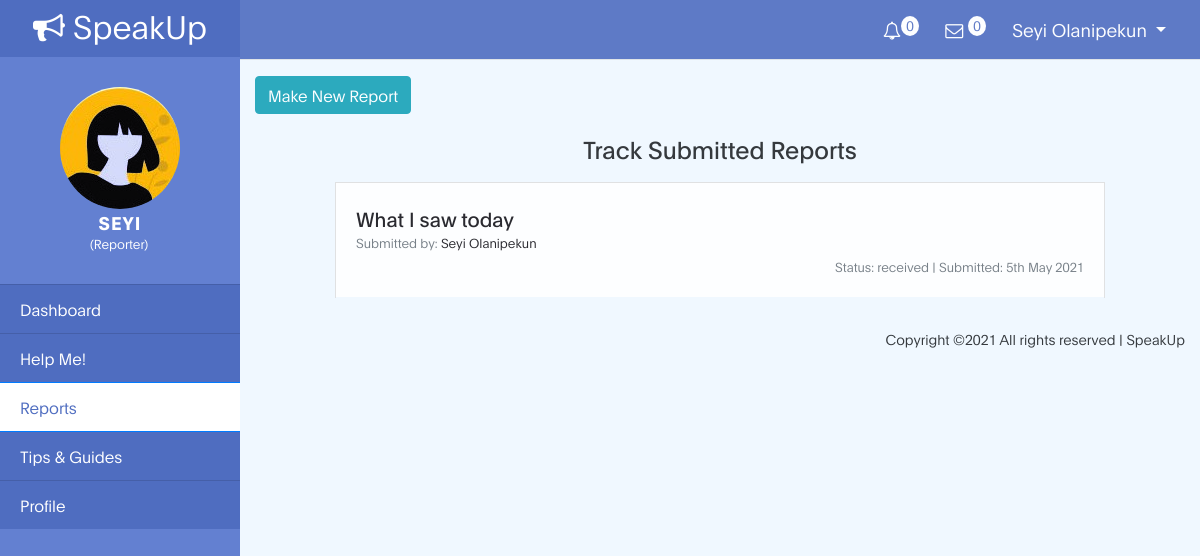
/app/reports (signed in), run on the app's committed database.
### tables this page shows
CREATE TABLE `users` (
  `user_id` int(11) NOT NULL,
  `user_type` text NOT NULL,
  `assigned` int(11) NOT NULL,
  `lastname` text NOT NULL,
  `firstname` text NOT NULL,
  `email` text NOT NULL,
  `phone` text DEFAULT NULL,
  `gender` text DEFAULT NULL,
  `status` text NOT NULL,
  `badge` text NOT NULL,
  `dob` date DEFAULT NULL,
  `state` text DEFAULT NULL,
  `address` text DEFAULT NULL,
  `occupation` text DEFAULT NULL,
  `organization` text DEFAULT NULL,
  `position` text DEFAULT NULL,
  `cv` varchar(225) DEFAULT NULL,
  `motive` text DEFAULT NULL,
  `password` varchar(225) NOT NULL,
  `date_reg` datetime NOT NULL
);

CREATE TABLE `reports` (
  `report_id` int(11) NOT NULL,
  `user_id` int(11) NOT NULL,
  `responder_id` int(11) NOT NULL,
  `submitted_as` text NOT NULL,
  `title` text NOT NULL,
  `description` text NOT NULL,
  `evidence` varchar(225) NOT NULL,
  `status` text NOT NULL,
  `featured` text NOT NULL,
  `date_added` datetime NOT NULL
);

### functions.php (called while the page is built, shortened)
<?php
function test_input($text){
   $text = trim($text);
   $text = strip_tags($text);
   $text = stripslashes($text);
   return $text;
}
?>

### app/reports.php (the view, shortened to what this page needs)
<?php
include_once '../functions.php';
if (isset($_SESSION['user_id']) && isset($_SESSION['user_type'])) {
  $user_id = preg_replace('#[^0-9]#','',$_SESSION['user_id']);
  $user_type = test_input($_SESSION["user_type"]);
  $stmt = $conn->prepare("SELECT lastname, firstname FROM users WHERE user_id = ?");
  $stmt->bind_param("i", $user_id);
  $stmt->execute();
  $stmt->store_result();
  $stmt->bind_result($lastname, $firstname);
}else{
  $_SESSION['msg'] ='You must login first';
  header('location: ../login');
  exit();
}
?>
<!DOCTYPE html>
<html lang="en">
<head>
 <link rel="stylesheet" href="../css/bootstrap.min.css">
 <link rel="stylesheet" href="../css/font-awesome.min.css">
 <link href="../css/bootstrap-sidebar.min.css" rel="stylesheet">
 <link href="../css/app.css" rel="stylesheet">
</head>
<body>
  <div class="d-flex" id="wrapper">
    <div id="sidebar-wrapper">
      <div class="sidebar-heading"><a href="../"> <i class="fa fa-bullhorn"></i> SpeakUp</a></div>
      <div class="round">
        <img class="img-fluid avatar" src="../images/avatar.jpg">
        <h4 class="type"> <?php echo $firstname; ?></h4>
        <small>(<?php echo ucfirst($user_type); ?>)</small>
      </div>
      <div class="list-group list-group-flush">
        <a href="reporter" class="list-group-item list-group-item-action">Dashboard</a>
        <a href="help" class="list-group-item list-group-item-action">Help Me!</a>
        <a href="reports" class="list-group-item list-group-item-action active">Reports</a>
        <a href="../tips" class="list-group-item list-group-item-action">Tips & Guides </a>
        <a href="profile" class="list-group-item list-group-item-action">Profile</a>
      </div>
    </div>
    <div id="page-content-wrapper">
      <?php include_once 'includes/navbar.php'; ?>
      <div class="container-fluid">
        <button class="btn btn-info mt-3" type="button" id="make-new">Make New Report</button>
        <div class="row">
          <div class="offset-md-1 col-md-10">
            <div class="track-report">
              <h3 class="mt-3 mb-3 text-center">Track Submitted Reports</h3>
              <div class="accordion" id="view-reports">
                <?php
                $stmt = $conn->prepare("SELECT report_id, user_id, submitted_as, title, description, evidence, status, date_added FROM reports WHERE user_id = ?");
                $stmt->bind_param("i", $user_id);
                $stmt->execute();
                $stmt->store_result();
                $stmt->bind_result($report_id, $reporter_id, $submitted_by, $title, $description, $evidence, $status, $date_added);
                if($stmt->num_rows > 0 ) {
                  while($stmt->fetch()){
                    if ($submitted_by != 'anonymous') {
                      $stmt1 = $conn->prepare("SELECT firstname, lastname FROM users WHERE user_id = ?");
                      $stmt1->bind_param("i", $reporter_id);
                      $stmt1->execute();
                      $stmt1->store_result();
                      $stmt1->bind_result($firstname, $lastname);
                      $submitted_by = '<a href="./reporter'.$reporter_id.'">'.ucwords($firstname.' '.$lastname).'</a>';
                    }else{
                      $submitted_by = 'Anonymous';
                    } ?>
                    <div class="card report">
                      <div class="card-body preview" id="heading<?php echo $report_id; ?>">
                        <a href="#collapse<?php echo $report_id; ?>" role="button" data-toggle="collapse" aria-expanded="false" aria-controls="collapse<?php echo $report_id; ?>">
                          <h5 class="card-title mb-n1"><?php echo ucfirst($title); ?></h5></a>
                          <small class="card-subtitle mb-3 text-muted">Submitted by: <?php echo $submitted_by; ?></small>
                          <div class="footer">
                            <small class="text-muted">Status: <?php echo $status; ?> | </small>
                            <small class="text-muted">Submitted: <?php echo date('jS M Y ', strtotime($date_added)); ?></small>
                          </div>
                        </div>
                    </div>
                  <?php }}else{
                    echo '<div class="card report no-report">
                    <div class="card-body">
                    <p class="card-subtitle p-2 text-center">No report submitted!</p>
                    </div>
                    </div>';
                  }
                  ?>
                </div>
              </div>
            </div>
          </div>
        </div>
        <div class="text-right container-fluid">
          <div class="credits">
            Copyright &copy;<script>document.write(new Date().getFullYear());</script> All rights reserved | SpeakUp
          </div>
        </div>
      </div>
    </div>
</body>
</html>

### app/includes/navbar.php (shortened to what this page needs)
<nav class="navbar navbar-expand-lg navbar-lght border-bottom">
  <div class="collapse navbar-collapse" id="navbarSupportedContent">
    <ul class="navbar-nav notification-row ml-auto mt-2 mt-lg-0">
      <li class="nav-item dropdown">
        <a class="nav-link" href="#" id="notificationDropdown" role="button" data-toggle="dropdown" aria-haspopup="true" aria-expanded="false"><i class="fa fa-bell-o"></i><span class="badge" id="unread_notification">0</span></a>
        </li>
      <li class="nav-item dropdown">
        <a class="nav-link" href="#" id="messageDropdown" role="button" data-toggle="dropdown" aria-haspopup="true" aria-expanded="false"><i class="fa fa-envelope-o"></i> <span class="badge" id="unread_message">0</span> </a>
        </li>
      <li class="nav-item dropdown">
        <a class="nav-link dropdown-toggle text-capitalize" href="#" id="navbarDropdown" role="button" data-toggle="dropdown" aria-haspopup="true" aria-expanded="false">
        <?php echo strtolower($firstname.' '.$lastname); ?>
        </a>
      </li>
    </ul>
  </div>
</nav>

### css/app.css (style rules this page uses)
:root { --primary-color: #6380d1; --secondary-color: #f1c111; --white-color: #ffffff; --dark-color: #171819; --featured-bg: #f0f8ff; --menu-bg: #4f6dc0; --title-color: #15141a; --gray-color: #909090; --link-color: #404040; --p-color: #666262; --base-font-family: 'Plain-Light', sans-serif; --title-font-family: 'Plain-Regular', sans-serif; --font-bold-family: 'Plain-Bold', sans-serif; --font-weight-bold: bold; --h1-font-size: 42px; --h2-font-size: 32px; --h3-font-size: 24px; --h4-font-size: 18px; --p-font-size: 18px; --base-font-size: 16px; --menu-font-size: 14px; --last-font-size: 12px; --border-radius-large: 100px; --border-radius-small: 5px; }
body { background: var(--featured-bg); font-family: var(--base-font-family); overflow-x: hidden; }
h1,h2,h3,h4,h5,h6 { font-family: var(--title-font-family); line-height: inherit; }
h3 { font-size: var(--h3-font-size); font-weight: 100; margin-bottom: 0; }
h4 { color: var(--gray-color); font-family: var(--base-font-family); font-size: var(--p-font-size); letter-spacing: 1px; text-transform: uppercase; }
#sidebar-wrapper { min-height: 100vh; margin-left: -15rem; -webkit-transition: margin .25s ease-out; -moz-transition: margin .25s ease-out; -o-transition: margin .25s ease-out; transition: margin .25s ease-out; background: var(--primary-color); }
#sidebar-wrapper .sidebar-heading { text-align: center; margin-top: -3px; padding: 3.5px; background: var(--menu-bg); }
#sidebar-wrapper .sidebar-heading a { background: var(--menu-bg); color: var(--white-color); font-size: var(--h2-font-size); text-decoration: none; }
#sidebar-wrapper .round .type { text-align: center; margin-top: -3px; padding: 3.3px; color: var(--white-color); font-size: var(--h4-font-size); font-family: var(--font-bold-family); margin-bottom: -10px; }
#sidebar-wrapper .round { margin-bottom: 30px!important; }
#sidebar-wrapper .round small { color: var(--white-color); margin-left: 90px; }
#sidebar-wrapper .round .avatar { display: block; margin-left: auto; margin-right: auto; border-radius: 50%; margin-top: 30px; }
#sidebar-wrapper .list-group { width: 15rem; }
#sidebar-wrapper .list-group a { background: var(--menu-bg); color: var(--white-color); }
#sidebar-wrapper .list-group .active { color: var(--menu-bg); background: var(--white-color); }
#page-content-wrapper { min-width: 100vw; background-repeat: no-repeat; background-position: center; opacity: 0.9; }
@media (min-width: 994px) { #sidebar-wrapper .sidebar-heading { padding: 4px 4px 8px 4px; } }
@media (min-width: 768px) { #sidebar-wrapper { margin-left: 0; } }
@media (min-width: 768px) { #page-content-wrapper { min-width: 0; width: 100%; } }
.navbar { background: var(--menu-bg); }
.nav-link { color: var(--white-color); font-size: var(--menu-font-size); margin-right: 10px; }
.notification-row .nav-item .nav-link { font-size: var(--p-font-size); }
.badge { border-radius: 50%; padding: auto; text-align: center; color: var(--menu-bg); background: var(--white-color); top: -8px; vertical-align: top; }
.card .preview { border-bottom: 1px solid var(--featured-bg); }
.card .card-body a { color: var(--title-color); text-decoration: none; }
.card .card-body .footer { text-align: right; }
.credits { margin-top: 30px; font-size: 14px; padding-bottom: 20px; }

### data on the page
users: firstname "SEYI", firstname+lastname "Seyi Olanipekun"
reports: title "What I saw today", user.lastname "Seyi Olanipekun", status "received", date_added "5th May 2021"

### other printed values
$user_type "Reporter"
